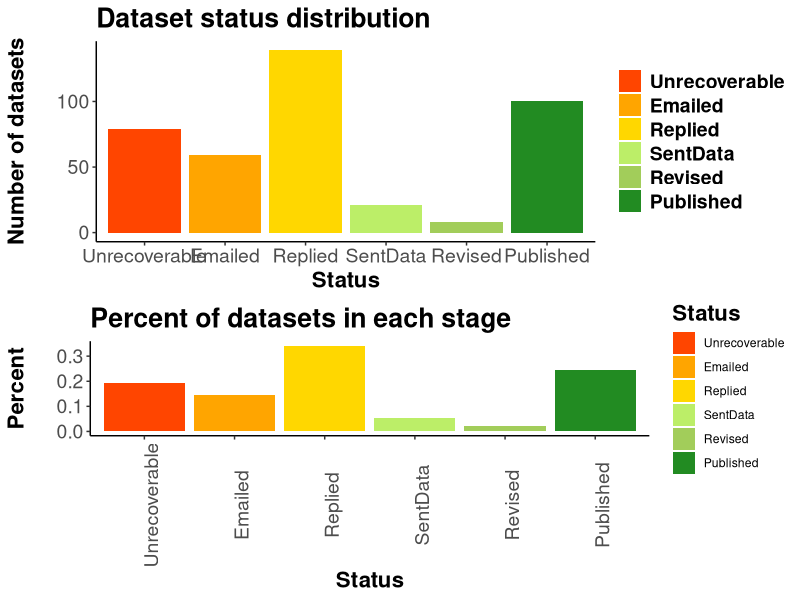

This chart was generated by the following R code: (Note: this script raises an error after producing the figure.)
## ---- chunk 1

library(knitr)
library(dplyr)
library(readr)
library(ggplot2)
library(reshape2)
library(grid)
library(gridExtra)

rslt=read.csv('data/archResRevised.csv',header=T,stringsAsFactors=F)
rslt[rslt$Status=='published','Status']<-'Published'

rslt$succ=ifelse(rslt$Status %in% c('Published','SentData','Revised'),'aff','neg')
rslt$statSucc=ifelse(rslt$Status %in% c('Published','SentData','Revised'),1,2) # 1 = success, 2 = not successful

agDes=read.csv('data/ecoInfoAgencyDesig.csv',header=T,stringsAsFactors=T,col.names=c('agency','agGrp','agSubGrp'))
agDes$agGrp=gsub('nonProf','private',agDes$agGrp)

rslt2=merge(rslt,agDes,all.x=T)
## ---- chunk 2
statusCols=c('Unrecoverable'='orangered',
             'Emailed'='orange',
             'Replied'='gold',
             'SentData'='darkolivegreen2',
             'Revised'='darkolivegreen3',
             'Published'='forestgreen')

succCols=c('aff'='grey17',
           'neg'='grey89')

## ---- chunk 3

overall=table(rslt2$Status)
overallLong=melt(overall)
colnames(overallLong)=c('Status','nDatasets')
overall2=overallLong %>%
  mutate(prop=nDatasets/sum(nDatasets))

possible=overallLong %>%
  filter(!Status=='Unrecoverable') %>%
  mutate(prop=nDatasets/sum(nDatasets))

statusOrd=c('Unrecoverable','Emailed','Replied','SentData','Revised','Published')
#rslt2$Status=as.factor(rslt2$Status,levels=statusOrd,ordered=T)

statPlot=ggplot()+
  geom_bar(data=rslt2,
                 aes(x=factor(Status,levels=statusOrd,ordered=T),fill=Status))+
  scale_fill_manual(labels=statusOrd,values=statusCols,breaks=statusOrd)+
  theme(legend.title=element_blank())+
  theme(axis.line=element_line('black'),
        panel.grid.major = element_blank(),
        panel.grid.minor = element_blank(),
        panel.border = element_blank(),
        panel.background = element_blank())+
  #theme(axis.text.x = element_text(angle=90))+
  xlab('Status')+
  ylab('Number of datasets\n')+
  ggtitle('Dataset status distribution')+
  theme(axis.text=element_text(size=14),
        title=element_text(size=16,face="bold"),
        legend.text = element_text(size = 14, face = "bold"))

statPerc=ggplot(overall2,aes(x=factor(Status,levels=statusOrd,ordered=T),y=prop,fill=Status))+
  geom_bar(stat = "identity")+
  scale_fill_manual(labels=statusOrd,values=statusCols,breaks=statusOrd)+
  theme(axis.line=element_line('black'),
        panel.grid.major = element_blank(),
        panel.grid.minor = element_blank(),
        panel.border = element_blank(),
        panel.background = element_blank())+
  theme(axis.text.x = element_text(angle=90))+
  #ylim=c(0,300)+
  xlab('Status')+
  ylab('Percent\n')+
  ggtitle('Percent of datasets in each stage')+
  theme(axis.text=element_text(size=14),
        title=element_text(size=16,face="bold"))

grid.arrange(statPlot,statPerc, ncol = 1)

 # GOOD!
## ---- chunk 4

yrsCols=c("neg"='grey',
          "aff"='black')

catYN=as.data.frame(table(rslt2$dataType,rslt2$succ))
colnames(catYN)=c('category','succ','nDatasets')

broadSpl=strsplit(as.character(catYN$category),'-')
catYN$broad=sapply(broadSpl,function(x) x[1])
bioSub=sapply(broadSpl,function(x) x[2])

bioYN=catYN %>%
  filter(broad=='biological') %>%
  mutate(subCat=na.omit(bioSub)) %>%
  group_by(category) %>%
  mutate(prop=nDatasets/sum(nDatasets))
bioYN$subCat=factor(bioYN$subCat,levels=c('plankton','benthicInverts','fish','birds','mammals'))

##### general fields (biology grouped)

sums=bioYN %>%
  group_by(succ) %>%
  summarise(nDatasets=sum(nDatasets)) %>%
  mutate(category='biological') %>%
  select(category,succ,nDatasets)

broadDf=catYN %>%
  filter(!broad=='biological') %>%
  group_by(category) %>%
  mutate(prop=nDatasets/sum(nDatasets))
  
broadDf$category<-factor(broadDf$category,levels=c('physical','chemical','biological','ecosystem/habitat','social'))
broadDf[9:10,]<-sums

broadSucc=ggplot(broadDf,aes(x=category,y=nDatasets,fill=succ,order=rev(succ)))+
  geom_bar(stat = "identity")+
  scale_fill_manual(values=yrsCols,name='Success?',breaks=c('neg','aff'),labels=c('no','yes'))+
  theme(axis.line=element_line('black'),
        panel.grid.major = element_blank(),
        panel.grid.minor = element_blank(),
        panel.border = element_blank(),
        panel.background = element_blank())+
  theme(axis.text.x = element_text(angle=90))+
  #ylim=c(0,300)+
  xlab('Field')+
  ylab('Number of datasets\n')+
  ggtitle('Successes by project type')+
  theme(axis.text=element_text(size=14),
        title=element_text(size=16,face="bold"))

broadPerc=ggplot(broadDf[broadDf$succ=='aff',],aes(x=category,y=prop,order=rev(succ)))+
  geom_bar(stat = "identity")+
  #scale_fill_manual(values=yrsCols,name='Success?',breaks=c('neg','aff'),labels=c('no','yes'))+
  theme(axis.line=element_line('black'),
        panel.grid.major = element_blank(),
        panel.grid.minor = element_blank(),
        panel.border = element_blank(),
        panel.background = element_blank())+
  theme(axis.text.x = element_text(angle=90))+
  #ylim=c(0,300)+
  xlab('Field')+
  ylab('Number of datasets\n')+
  ggtitle('Percent success by biology field')+
  theme(axis.text=element_text(size=14),
        title=element_text(size=16,face="bold"))

grid.arrange(broadSucc,broadPerc, ncol = 1)

## ---- chunk 5

bioSucc=ggplot(bioYN,aes(x=subCat,y=nDatasets,fill=succ,order=rev(succ)))+
  geom_bar(stat = "identity")+
  scale_fill_manual(values=yrsCols,name='Success?',breaks=c('neg','aff'),labels=c('no','yes'))+
  theme(axis.line=element_line('black'),
        panel.grid.major = element_blank(),
        panel.grid.minor = element_blank(),
        panel.border = element_blank(),
        panel.background = element_blank())+
  theme(axis.text.x = element_text(angle=90))+
  #ylim=c(0,300)+
  xlab('Field')+
  ylab('Number of datasets\n')+
  ggtitle('Successes of biology fields')+
  theme(axis.text=element_text(size=14),
        title=element_text(size=16,face="bold"))

bioPerc=ggplot(bioYN[bioYN$succ=='aff',],aes(x=subCat,y=prop,order=rev(succ)))+
  geom_bar(stat = "identity")+
  #scale_fill_manual(values=yrsCols,name='Success?',breaks=c('neg','aff'),labels=c('no','yes'))+
  theme(axis.line=element_line('black'),
        panel.grid.major = element_blank(),
        panel.grid.minor = element_blank(),
        panel.border = element_blank(),
        panel.background = element_blank())+
  theme(axis.text.x = element_text(angle=90))+
  #ylim=c(0,300)+
  xlab('Field')+
  ylab('Number of datasets\n')+
  ggtitle('Percent success by biology field')+
  theme(axis.text=element_text(size=14),
        title=element_text(size=16,face="bold"))

grid.arrange(bioSucc, bioPerc, ncol = 1)
## ---- chunk 6

secYN=as.data.frame(table(rslt2$agGrp,rslt2$succ))
colnames(secYN)=c('sector','succ','nDatasets')

secYN2=secYN %>%
  group_by(sector) %>%
  mutate(prop=nDatasets/sum(nDatasets))
secYN$sector=factor(secYN$sector,levels=c('academia','government','private','tribe'))


secSucc=ggplot(secYN2,aes(x=sector,y=nDatasets,fill=succ,order=rev(succ)))+
  geom_bar(stat = "identity")+
  scale_fill_manual(values=yrsCols,name='Success?',breaks=c('neg','aff'),labels=c('no','yes'))+
  theme(axis.line=element_line('black'),
        panel.grid.major = element_blank(),
        panel.grid.minor = element_blank(),
        panel.border = element_blank(),
        panel.background = element_blank())+
  theme(axis.text.x = element_text(angle=90))+
  #ylim=c(0,300)+
  xlab('Sector')+
  ylab('Number of datasets\n')+
  ggtitle('Successes based on reaserch sector')+
  theme(axis.text=element_text(size=14),
        title=element_text(size=16,face="bold"))

secPerc=ggplot(secYN2[secYN2$succ=='aff',],aes(x=sector,y=prop,order=rev(succ)))+
  geom_bar(stat = "identity")+
  #scale_fill_manual(values=yrsCols,name='Success?',breaks=c('neg','aff'),labels=c('no','yes'))+
  theme(axis.line=element_line('black'),
        panel.grid.major = element_blank(),
        panel.grid.minor = element_blank(),
        panel.border = element_blank(),
        panel.background = element_blank())+
  theme(axis.text.x = element_text(angle=90))+
  #ylim=c(0,300)+
  xlab('Sector')+
  ylab('Percent\n')+
  ggtitle('Percent success by biology field')+
  theme(axis.text=element_text(size=14),
        title=element_text(size=16,face="bold"))

grid.arrange(secSucc, secPerc, ncol = 1)
## ---- chunk 7
secSubYN=as.data.frame(table(rslt2$agSubGrp,rslt2$succ))
colnames(secSubYN)=c('subSector','succ','nDatasets')

secSubYN2=secSubYN %>%
  group_by(subSector) %>%
  mutate(prop=nDatasets/sum(nDatasets))
secSubYN$sector=factor(secSubYN$sector,levels=c('academia','government','private','tribe'))


subSecSucc=ggplot(secSubYN2,aes(x=subSector,y=nDatasets,fill=succ,order=rev(succ)))+
  geom_bar(stat = "identity")+
  scale_fill_manual(values=yrsCols,name='Success?',breaks=c('neg','aff'),labels=c('no','yes'))+
  theme(axis.line=element_line('black'),
        panel.grid.major = element_blank(),
        panel.grid.minor = element_blank(),
        panel.border = element_blank(),
        panel.background = element_blank())+
  theme(axis.text.x = element_text(angle=90))+
  #ylim=c(0,300)+
  xlab('Sector')+
  ylab('Number of datasets\n')+
  ggtitle('Successes based on reaserch sector type')+
  theme(axis.text=element_text(size=14),
        title=element_text(size=16,face="bold"))

subSecPerc=ggplot(secSubYN2[secSubYN2$succ=='aff',],aes(x=subSector,y=prop,order=rev(succ)))+
  geom_bar(stat = "identity")+
  #scale_fill_manual(values=yrsCols,name='Success?',breaks=c('neg','aff'),labels=c('no','yes'))+
  theme(axis.line=element_line('black'),
        panel.grid.major = element_blank(),
        panel.grid.minor = element_blank(),
        panel.border = element_blank(),
        panel.background = element_blank())+
  theme(axis.text.x = element_text(angle=90))+
  #ylim=c(0,300)+
  xlab('Sector')+
  ylab('Percent\n')+
  ggtitle('Percent success by research sector type')+
  theme(axis.text=element_text(size=14),
        title=element_text(size=16,face="bold"))

grid.arrange(subSecSucc, subSecPerc, ncol = 1)
## ---- chunk 8

rslt2$succ<-ifelse(rslt2$Status %in% c('Unrecoverable','Emailed','Replied'),1,0)

endYr=rslt2 %>%
  filter(!end<1989) %>%
  filter(!end>2010) %>%
  select(succ,end)

endYrs=as.data.frame(table(endYr$end,endYr$succ))
colnames(endYrs)=c('year','succ','freq')

yrsCols=c("1"='orangered',
           "0"='forestgreen')

ggplot(endYrs,aes(x=year,y=freq,fill=succ,order=rev(succ)))+
  geom_bar(stat = "identity")+
  scale_fill_manual(values=yrsCols,name='Success?',breaks=c('1','0'),labels=c('no','yes'))+
  theme(axis.line=element_line('black'),
        panel.grid.major = element_blank(),
        panel.grid.minor = element_blank(),
        panel.border = element_blank(),
        panel.background = element_blank())+
  theme(axis.text.x = element_text(angle=90))+
  xlab('Year')+
  ylab('Number of datasets\n')+
  ggtitle('Temporal distrtibution of EVOS datasets collected\nbased on the LAST year projects were funded')+
  theme(axis.text=element_text(size=14),
        title=element_text(size=16,face="bold"))
## ---- chunk 9
yrsList=list()
placer=1
for(i in 1:nrow(rslt2)) {
  yrsList[[i]]=as.numeric(rslt2$start[i]):as.numeric(rslt2$end[i])
  placer=placer+1
}

yrsDf=ldply(yrsList,rbind)
yrsDf$status=rslt2$Status
yrsDf$category=rslt2$category
colnames(yrsDf)=c(paste('yrs',colnames(yrsDf)[1:89],sep='.'),'status','category')

yrsLng=reshape(yrsDf,varying=c(1:89),direction='long')
yrs3=yrsLng %>%
  filter(!is.na(yrs)) %>% 
  filter(!yrs<1989) %>%
  filter(!yrs>2010) %>%
  select(status,category,yrs)

totYrs=as.data.frame(table(yrs3$yrs,yrs3$succ))
colnames(totYrs)=c('year','succ','freq')

yrsCols=c("1"='orangered',
           "0"='forestgreen')

ggplot(totYrs,aes(x=year,y=freq,fill=succ,order=rev(succ)))+
  geom_bar(stat = "identity")+
  scale_fill_manual(values=yrsCols,name='Success?',breaks=c('1','0'),labels=c('no','yes'))+
  theme(axis.line=element_line('black'),
        panel.grid.major = element_blank(),
        panel.grid.minor = element_blank(),
        panel.border = element_blank(),
        panel.background = element_blank())+
  theme(axis.text.x = element_text(angle=90))+
  xlab('Year')+
  ylab('Number of datasets\n')+
  ggtitle('Temporal distrtibution of EVOS datasets collected\nbased on year data were collected')+
  theme(axis.text=element_text(size=14),
        title=element_text(size=16,face="bold")) ### GOOD!
## ---- chunk 10

comp=data.frame(study=c('SavageVickers2009','WichertsEtAl2006','Wolins1962','evostcProject'),
                n=c(10,249,37,406),
                successRate=c(0.10,0.26,0.24,0.32))
comp

stComparison<-ggplot(comp,aes(x=study,y=successRate))+
  geom_bar(stat = "identity")+
  theme(axis.line=element_line('black'),
        panel.grid.major = element_blank(),
        panel.grid.minor = element_blank(),
        panel.border = element_blank(),
        panel.background = element_blank())+
  theme(axis.text.x = element_text(angle=90))+
  xlab('\nSector of PIs home institution')+
  ylim(0,0.5)+
  ylab('Proportion\n')+
  ggtitle('Percent successful data recoveries for four studies')+
  theme(axis.text=element_text(size=14),
        title=element_text(size=16,face="bold")) ## *** add each n as text above bar
stComparison
